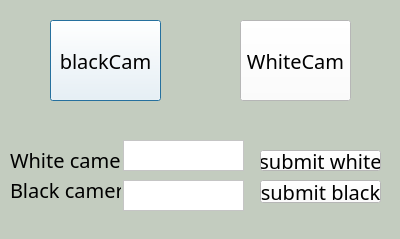
<?xml version="1.0" encoding="UTF-8"?>
<ui version="4.0">
 <class>Dialog</class>
 <widget class="QDialog" name="Dialog">
  <property name="geometry">
   <rect>
    <x>0</x>
    <y>0</y>
    <width>400</width>
    <height>239</height>
   </rect>
  </property>
  <property name="windowTitle">
   <string>Dialog</string>
  </property>
  <property name="styleSheet">
   <string notr="true">background-color: rgb(195, 204, 191)</string>
  </property>
  <widget class="QPushButton" name="blackCam">
   <property name="geometry">
    <rect>
     <x>50</x>
     <y>20</y>
     <width>111</width>
     <height>81</height>
    </rect>
   </property>
   <property name="font">
    <font>
     <family>Monotype Corsiva</family>
     <pointsize>15</pointsize>
    </font>
   </property>
   <property name="styleSheet">
    <string notr="true">background-color: rgb(255, 255, 255)</string>
   </property>
   <property name="text">
    <string>blackCam</string>
   </property>
  </widget>
  <widget class="QPushButton" name="WhiteCam">
   <property name="geometry">
    <rect>
     <x>240</x>
     <y>20</y>
     <width>111</width>
     <height>81</height>
    </rect>
   </property>
   <property name="font">
    <font>
     <family>Monotype Corsiva</family>
     <pointsize>15</pointsize>
    </font>
   </property>
   <property name="styleSheet">
    <string notr="true">background-color: rgb(255, 255, 255)</string>
   </property>
   <property name="text">
    <string>WhiteCam</string>
   </property>
  </widget>
  <widget class="QPushButton" name="whitesubmit">
   <property name="geometry">
    <rect>
     <x>260</x>
     <y>150</y>
     <width>121</width>
     <height>21</height>
    </rect>
   </property>
   <property name="font">
    <font>
     <family>Monotype Corsiva</family>
     <pointsize>15</pointsize>
    </font>
   </property>
   <property name="styleSheet">
    <string notr="true">background-color: rgb(255, 255, 255)</string>
   </property>
   <property name="text">
    <string>submit white</string>
   </property>
  </widget>
  <widget class="QPushButton" name="blacksubmit">
   <property name="geometry">
    <rect>
     <x>260</x>
     <y>180</y>
     <width>121</width>
     <height>23</height>
    </rect>
   </property>
   <property name="font">
    <font>
     <family>Monotype Corsiva</family>
     <pointsize>15</pointsize>
    </font>
   </property>
   <property name="styleSheet">
    <string notr="true">background-color: rgb(255, 255, 255)</string>
   </property>
   <property name="text">
    <string>submit black</string>
   </property>
  </widget>
  <widget class="QTextEdit" name="whitetext">
   <property name="geometry">
    <rect>
     <x>123</x>
     <y>140</y>
     <width>121</width>
     <height>31</height>
    </rect>
   </property>
   <property name="styleSheet">
    <string notr="true">background-color: rgb(255, 255, 255)</string>
   </property>
  </widget>
  <widget class="QPlainTextEdit" name="blacktext">
   <property name="geometry">
    <rect>
     <x>123</x>
     <y>180</y>
     <width>121</width>
     <height>31</height>
    </rect>
   </property>
   <property name="styleSheet">
    <string notr="true">background-color: rgb(255, 255, 255)</string>
   </property>
  </widget>
  <widget class="QLabel" name="label">
   <property name="geometry">
    <rect>
     <x>10</x>
     <y>149</y>
     <width>111</width>
     <height>21</height>
    </rect>
   </property>
   <property name="font">
    <font>
     <family>Monotype Corsiva</family>
     <pointsize>15</pointsize>
    </font>
   </property>
   <property name="styleSheet">
    <string notr="true">
</string>
   </property>
   <property name="text">
    <string>White camera</string>
   </property>
  </widget>
  <widget class="QLabel" name="label_2">
   <property name="geometry">
    <rect>
     <x>10</x>
     <y>180</y>
     <width>111</width>
     <height>20</height>
    </rect>
   </property>
   <property name="font">
    <font>
     <family>Monotype Corsiva</family>
     <pointsize>15</pointsize>
    </font>
   </property>
   <property name="styleSheet">
    <string notr="true"/>
   </property>
   <property name="text">
    <string>Black camera</string>
   </property>
  </widget>
 </widget>
 <resources/>
 <connections/>
</ui>
